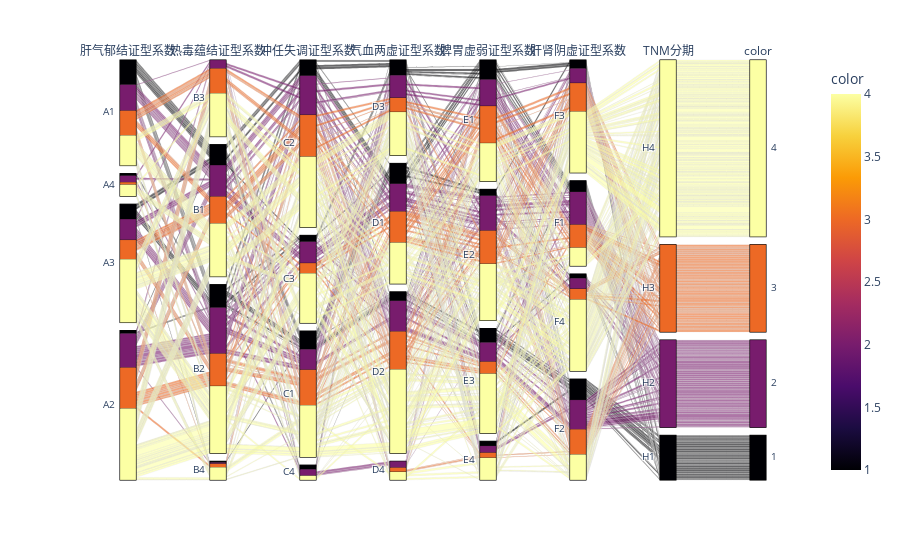

Notebook code for this chart:
### Code cell
fig = px.parallel_categories(data.iloc[:,:], color = color_m,color_continuous_scale=px.colors.sequential.Inferno)
fig.show()

### Figure 1 — Plotly figure (JSON) as saved in the notebook; plotly's stock layout.template omitted (floating-point values rounded to 4 significant figures; data arrays with more than 128 entries replaced by an {"elided": "..."} marker saying what was removed)
{"data": [{"dimensions": [{"label": "肝气郁结证型系数", "values": {"elided": "930 str values"}}, {"label": "热毒蕴结证型系数", "values": {"elided": "930 str values"}}, {"label": "冲任失调证型系数", "values": {"elided": "930 str values"}}, {"label": "气血两虚证型系数", "values": {"elided": "930 str values"}}, {"label": "脾胃虚弱证型系数", "values": {"elided": "930 str values"}}, {"label": "肝肾阴虚证型系数", "values": {"elided": "930 str values"}}, {"label": "TNM分期", "values": {"elided": "930 str values"}}, {"label": "color", "values": {"elided": "930 int values"}}], "domain": {"x": [0, 1], "y": [0, 1]}, "line": {"color": {"elided": "930 int values"}, "coloraxis": "coloraxis"}, "name": "", "type": "parcats"}], "layout": {"coloraxis": {"colorbar": {"title": {"text": "color"}}, "colorscale": [[0, "#000004"], [0.1111, "#1b0c41"], [0.2222, "#4a0c6b"], [0.3333, "#781c6d"], [0.4444, "#a52c60"], [0.5556, "#cf4446"], [0.6667, "#ed6925"], [0.7778, "#fb9b06"], [0.8889, "#f7d13d"], [1, "#fcffa4"]]}, "legend": {"tracegroupgap": 0}, "margin": {"t": 60}}}
